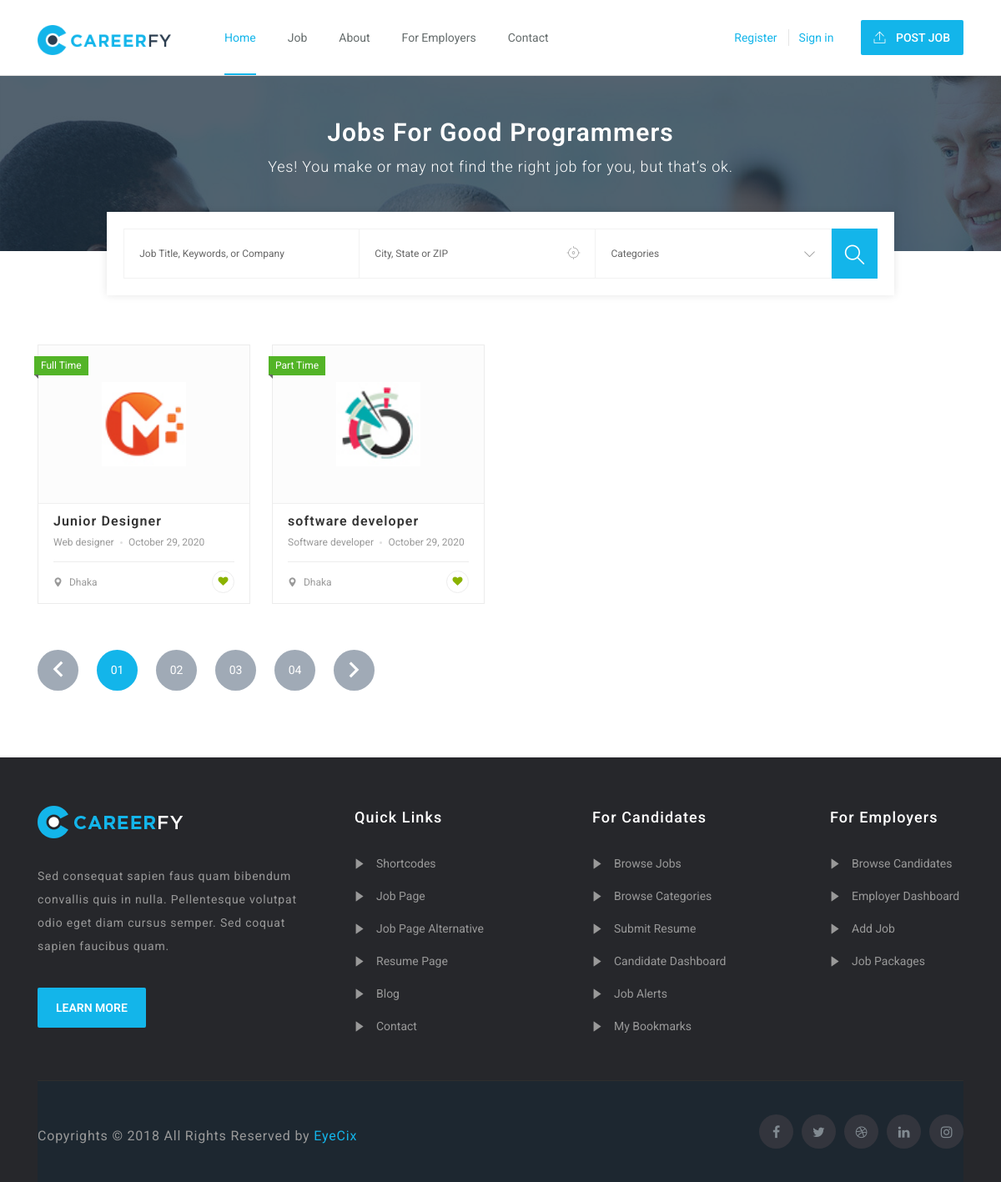
/joblist/, run on an earlier commit of the app's database.
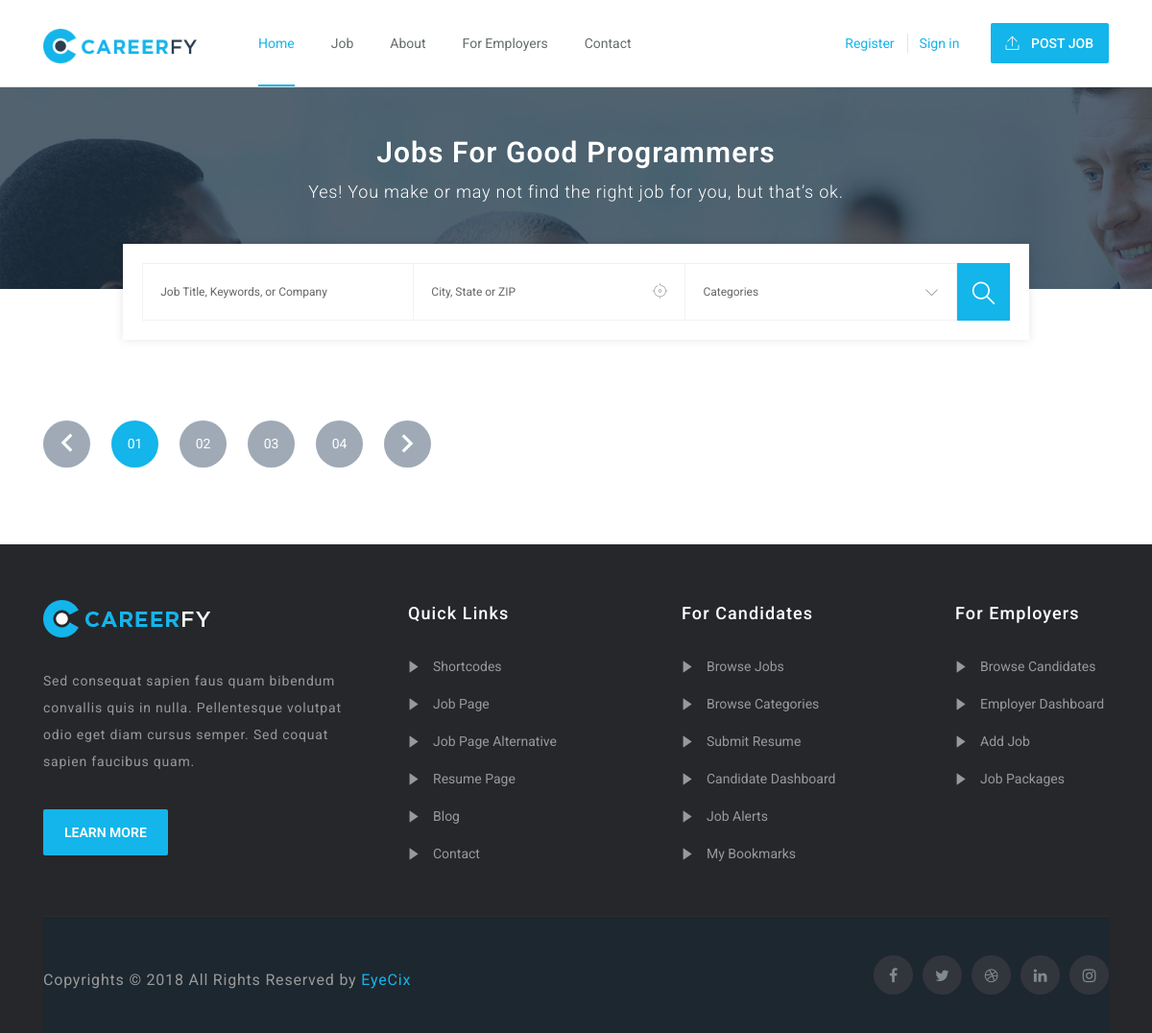
And on a later commit of the database.
### home/models.py (models this page shows, shortened)
class JobListing(models.Model):
    user = models.ForeignKey(settings.AUTH_USER_MODEL, on_delete=models.CASCADE,
                             null=True, editable=False, blank=True)
    category = models.ManyToManyField(Category)
    title = models.CharField(max_length=100)
    slug = models.SlugField()
    company_name = models.CharField(max_length=200)
    employment_status = models.CharField(choices=JOB_TYPE, max_length=10)
    vacancy = models.CharField(max_length=10, null=True)
    gender = models.CharField(choices=GENDER, max_length=30, null=True)
    description = models.TextField()
    responsibilities = models.TextField()
    experience = models.CharField(max_length=100)
    job_location = models.CharField(max_length=120)
    Salary = models.CharField(max_length=100, null=True, blank=True)
    qualification=models.CharField(choices=QALIFICATION, max_length=30, null=True,blank=True)
    image = models.ImageField(blank=True, upload_to='media', null=True)
    application_deadline = models.DateTimeField()
    published_on = models.DateTimeField(default=timezone.now)
    featured = models.BooleanField()
    def get_absolute_url(self):
            return reverse('joblist', kwargs={
                'slug': self.slug
            })

class Category(models.Model):
    title = models.CharField(max_length=20)
    slug = models.SlugField(null=True)
    image = models.ImageField(blank=True, upload_to='media', null=True)
    def __str__(self):
        return self.title

### home/views.py (the view)
# urls.py: path('joblist/',joblist, name='job' ),
def joblist(request):
    joblist = JobListing.objects.all()
    categories = Category.objects.filter()
    context = {
        'joblist': joblist,
        'categories':categories,
    }
    return render(request,"joblist.html",context)

### templates/joblist.html (shortened to what this page needs)
   {% extends 'base.html' %}
   {% block content %}
   {% load static %}
    <div class="careerfy-wrapper">
        <div class="careerfy-subheader">
            <span class="careerfy-banner-transparent"></span>
            <div class="container">
                <div class="row">
                    <div class="col-md-12">
                        <div class="careerfy-page-title">
                            <h1>Jobs For Good Programmers</h1>
                            <p>Yes! You make or may not find the right job for you, but that’s ok.</p>
                        </div>
                    </div>
                </div>
            </div>
        </div>
        <div class="careerfy-main-content">
            <div class="careerfy-main-section careerfy-subheader-form-full">
                <div class="container">
                    <div class="row">
                        <div class="col-md-12 careerfy-typo-wrap">
                            <div class="careerfy-subheader-form">
                                <form class="careerfy-banner-search">
                                    <ul>
                                        <li>
                                            <input value="Job Title, Keywords, or Company" onblur="if(this.value == '') { this.value ='Job Title, Keywords, or Company'; }" onfocus="if(this.value =='Job Title, Keywords, or Company') { this.value = ''; }" type="text">
                                        </li>
                                        <li>
                                            <input value="City, State or ZIP" onblur="if(this.value == '') { this.value ='City, State or ZIP'; }" onfocus="if(this.value =='City, State or ZIP') { this.value = ''; }" type="text">
                                            <i class="careerfy-icon careerfy-location"></i>
                                        </li>
                                        <li>
                                            <div class="careerfy-select-style">
                                                <select>
                                                    <option>Categories</option>
                                                </select>
                                            </div>
                                        </li>
                                        <li class="careerfy-banner-submit"> <input type="submit" value=""> <i class="careerfy-icon careerfy-search"></i> </li>
                                    </ul>
                                </form>
                            </div>
                        </div>
                    </div>
                </div>
            </div>
            <div class="careerfy-main-section">
                <div class="container">
                    <div class="row">
                        <div class="careerfy-column-12 careerfy-typo-wrap">
                            <div class="careerfy-job careerfy-job-grid">
                                <ul class="careerfy-row">
                                    {% for list in joblist %}
                                    <li class="careerfy-column-3">
                                        <div class="careerfy-job-grid-wrap">
                                            <figure>
                                                <span class="careerfy-jobtype-label">{{list.employment_status}}</span>
                                                <a href="{{ list.get_absolute_url }}"><img src="{{ list.image.url }}" alt=""></a>
                                            </figure>
                                            <div class="careerfy-jobgrid-text">
                                                <h2><a href="{{ list.get_absolute_url }}">{{list.title}}</a></h2>
                                                <ul class="careerfy-job-time">
                                                    {% for cat in list.category.all %}
                                                    <li><a href="#">{{cat}}</a></li>
                                                    {% endfor %}
                                                    <li>{{list.published_on|date:"F d, Y"}}</li>
                                                </ul>
                                                <span class="careerfy-job-location"><i class="careerfy-icon careerfy-maps-and-flags"></i> {{list.job_location}}</span>
                                                <a href="#" class="careerfy-job-like"><i class="fa fa-heart"></i></a>
                                            </div>
                                        </div>
                                    </li>
                                    {% endfor %}
                                </ul>
                            </div>
                            <div class="careerfy-pagination-blog">
                                <ul class="page-numbers">
                                    <li><a class="prev page-numbers" href="#"><span><i class="careerfy-icon careerfy-arrows4"></i></span></a></li>
                                    <li><span class="page-numbers current">01</span></li>
                                    <li><a class="page-numbers" href="#">02</a></li>
                                    <li><a class="page-numbers" href="#">03</a></li>
                                    <li><a class="page-numbers" href="#">04</a></li>
                                    <li><a class="next page-numbers" href="#"><span><i class="careerfy-icon careerfy-arrows4"></i></span></a></li>
                                </ul>
                            </div>
                        </div>
                    </div>
                </div>
            </div>
        </div>
    </div>
   {% endblock %}

### templates/base.html (shortened to what this page needs)
<!DOCTYPE html>
<html lang="en">
{% load static %}
<head>
    <link href=" {% static 'css/bootstrap.css' %} " rel="stylesheet">
    <link href="{% static 'css/font-awesome.css' %}" rel="stylesheet">
    <link href="{% static 'css/flaticon.css' %}" rel="stylesheet">
    <link href="{% static 'css/slick-slider.css' %}" rel="stylesheet">
    <link href="{% static 'plugin-css/fancybox.css' %}" rel="stylesheet">
    <link href="{% static 'plugin-css/plugin.css' %}" rel="stylesheet">
    <link href="{% static 'css/color.css' %}" rel="stylesheet">
    <link href="{% static 'style.css' %}" rel="stylesheet">
    <link href="{% static 'css/responsive.css' %}" rel="stylesheet">
</head>
<body>
    {% include 'navbar.html' %}
    {% block content %}
    {% endblock %}
    {% include 'footer.html' %}
</body>
</html>

### templates/navbar.html (shortened to what this page needs)
{% load static %}
    <header id="careerfy-header" class="careerfy-header-one">
        <div class="container">
            <div class="row">
                <aside class="col-md-2"> <a href="{% url 'home' %}" class="careerfy-logo"><img src="{% static '' %}images/logo.png" alt=""></a> </aside>
                <aside class="col-md-6">
                    <nav class="careerfy-navigation">
                        <div class="collapse navbar-collapse" id="careerfy-navbar-collapse-1">
                            <ul class="navbar-nav">
                                <li class="active"><a href="{% url 'home' %}">Home</a>
                                </li>
                                <li><a href="{% url 'job' %}">Job</a>
                                </li>
                                <li><a href="#">About</a>
                                </li>
                                <li><a href="#">For Employers</a>
                                </li>
                                <li><a href="contact-us.html">Contact</a></li>
                            </ul>
                        </div>
                  </nav>
                </aside>
                <aside class="col-md-4">
                    <div class="careerfy-right">
                        <ul class="careerfy-user-section ">
                            {% if user.is_authenticated %}
                            <li><a class="" href="{% url 'dashboard' %}">Dashboard</a></li>
                            {% else %}
                            <li><a class="careerfy-color careerfy-open-signin-tab" href="{% url 'signup' %}">Register</a></li>
                            <li><a class="careerfy-color careerfy-open-signup-tab" href="{% url 'signin' %}">Sign in</a></li>
                            {% endif %}
                        </ul>
                        <a href="#" class="careerfy-simple-btn careerfy-bgcolor"><span> <i class="careerfy-icon careerfy-arrows-2"></i> Post Job</span></a>
                    </div>
                </aside>
            </div>
        </div>
    </header>

### templates/footer.html
       <footer id="careerfy-footer" class="careerfy-footer-one">
        <div class="container">
            <div class="careerfy-footer-widget">
                <div class="row">
                    <aside class="widget col-md-4 widget_contact_info">
                        <div class="widget_contact_wrap">
                            <a class="careerfy-footer-logo" href="index-2.html"><img src="images/footer-logo.png" alt=""></a>
                            <p>Sed consequat sapien faus quam bibendum convallis quis in nulla. Pellentesque volutpat odio eget diam cursus semper. Sed coquat sapien faucibus quam.</p>
                            <a href="#" class="careerfy-classic-btn careerfy-bgcolor">Learn more</a>
                        </div>
                    </aside>
                    <aside class="widget col-md-3 widget_nav_manu">
                        <div class="footer-widget-title"><h2>Quick Links</h2></div>
                        <ul>
                            <li><a href="#">Shortcodes</a></li>
                            <li><a href="#">Job Page</a></li>
                            <li><a href="#">Job Page Alternative</a></li>
                            <li><a href="#">Resume Page</a></li>
                            <li><a href="#">Blog</a></li>
                            <li><a href="#">Contact</a></li>
                        </ul>
                    </aside>
                    <aside class="widget col-md-3 widget_nav_manu">
                        <div class="footer-widget-title"><h2>For Candidates</h2></div>
                        <ul>
                            <li><a href="#">Browse Jobs</a></li>
                            <li><a href="#">Browse Categories</a></li>
                            <li><a href="#">Submit Resume</a></li>
                            <li><a href="#">Candidate Dashboard</a></li>
                            <li><a href="#">Job Alerts</a></li>
                            <li><a href="#">My Bookmarks</a></li>
                        </ul>
                    </aside>
                    <aside class="widget col-md-2 widget_nav_manu">
                        <div class="footer-widget-title"><h2>For Employers</h2></div>
                        <ul>
                            <li><a href="#">Browse Candidates</a></li>
                            <li><a href="#">Employer Dashboard</a></li>
                            <li><a href="#">Add Job</a></li>
                            <li><a href="#">Job Packages</a></li>
                        </ul>
                    </aside>
                </div>
            </div>
            <div class="careerfy-copyright">
                <p>Copyrights © 2018 All Rights Reserved by <a href="#" class="careerfy-color">EyeCix</a></p>
                <ul class="careerfy-social-network">
                    <li><a href="#" class="careerfy-bgcolorhover fa fa-facebook"></a></li>
                    <li><a href="#" class="careerfy-bgcolorhover fa fa-twitter"></a></li>
                    <li><a href="#" class="careerfy-bgcolorhover fa fa-dribbble"></a></li>
                    <li><a href="#" class="careerfy-bgcolorhover fa fa-linkedin"></a></li>
                    <li><a href="#" class="careerfy-bgcolorhover fa fa-instagram"></a></li>
                </ul>
            </div>
        </div>
    </footer>

What changed in the data, as far as the page shows it:
removed JobListing: employment_status "Full Time", image (picture), title "Junior Designer", published_on "October 29, 2020", job_location "Dhaka"
removed Category: title "Web designer", shown under "Full Time"
removed JobListing: employment_status "Part Time", image (picture), title "software developer", published_on "October 29, 2020", job_location "Dhaka"
removed Category: title "Software developer", shown under "Part Time"
